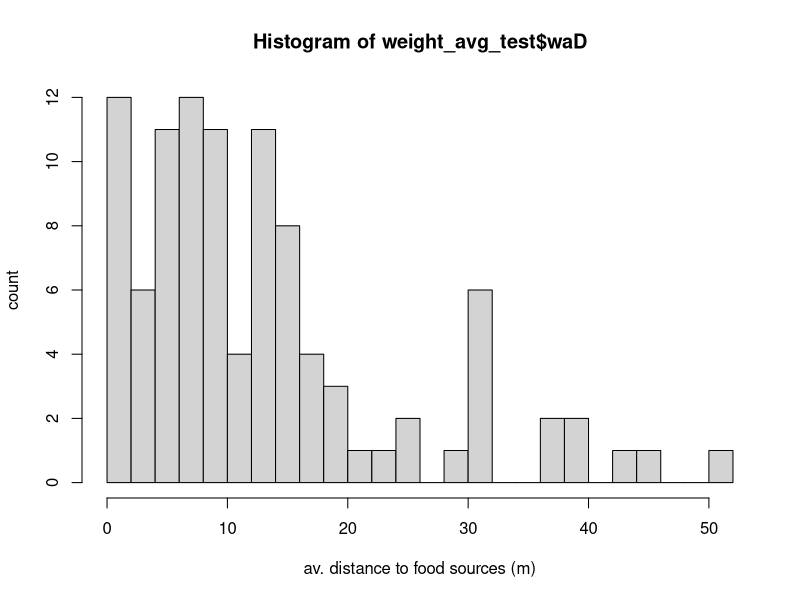

The R script that drew this image: (Note: this script raises an error after producing the figure.)
## ---- chunk 1
library(readr)
library(dplyr)
library(ggplot2)
weight_avg_test <- read_csv("results/weight_avg_test.csv", show_col_types = FALSE)
bins <- 20
h <- hist(weight_avg_test$waD, breaks=bins, xlab="av. distance to food sources (m)", ylab="count")
fit <- lm(log(h$counts)~ h$mids)
summary(fit)
print(exp(fit$coefficients[1]))
print(fit$coefficient[2])
